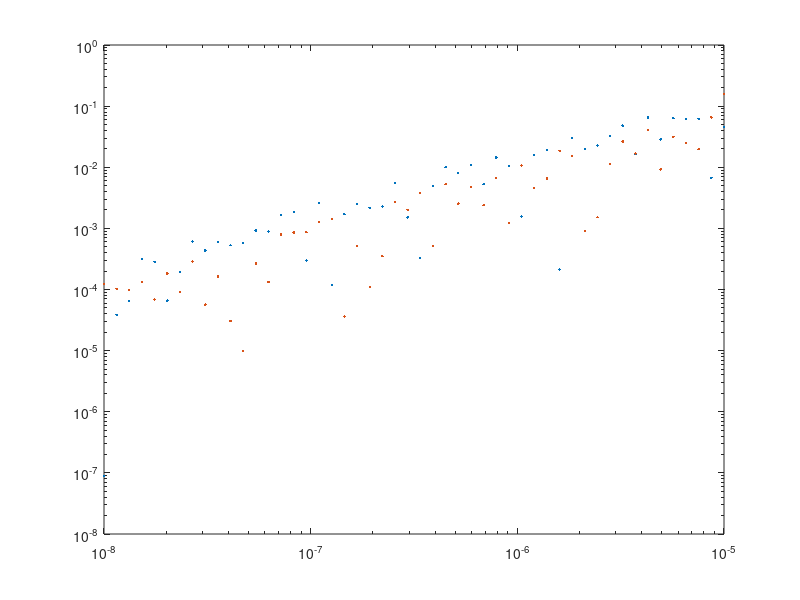

MATLAB code for this plot: (Note: this script raises an error after producing the figure.)
%% Réinitialisation de l'espace de travail
clear;clc;close all;

%% Initialisation des variables
% position observée dans l'espace
x = 1e-5;
y = 0;
z = 0;
t = 1e-3;

% spot laser
position_laser = [0 0];
v = 1;

% parametres du Ti6Al4V 
T_0 = 300 ;
m = 1.18e-3 ;
f_p = 1.0 ;
f_d = 2.0 ;
r_b = 0.05e-3 ;
eta = 0.60 ;
P = 60 ;
rho = 4200 ;
C_0 = 260 ;
alpha = 8.06e-6 ;

h = r_b * 0.08 * ((eta*P*r_b/v)/(pi*r_b^2 * sqrt(alpha*r_b/v)) * 1/(rho*830*1878))^1.4;

% pas de temps de la solution overkill
dt_int_overkill = 1e-10;

% pas de temps testés
vec_dt_int = [dt_int_overkill, logspace(-8, -5, 50)];

meth_trapz = NaN(length(vec_dt_int)-1, 1);
meth_rect = NaN(length(vec_dt_int)-1, 1);

%% Calcul de la température pour chaque dt_int de vec_dt_int
for i=1:length(vec_dt_int) %pour chaque pas de temps à tester
    % creation du vecteur temps
    dt_int = vec_dt_int(i);
    vec_t_int = 0:dt_int:t;
    
    % calcul de la position du laser et du champ de distance au laser
    distance_carre_au_laser = (position_laser(:, 1) - x).^2 + (position_laser(:, 2) - y).^2 ;
    % variables intermédiaires    
    t_p = t - vec_t_int' ; % t'' defini dans le papier
    tau_p = (4*f_p*alpha*t_p + r_b^2).*sqrt(4*f_d*alpha*t_p + h^2) ; % tau''
    
    % calcul de la fonction à integrer (en fonction de t_p)
    val_fct_integrale = (2*f_p*eta*P*sqrt(f_d))./(rho*C_0*pi*sqrt(pi)*tau_p) .* ...
            exp(-(f_p*distance_carre_au_laser)./(4*f_p*alpha*t_p + r_b^2) - (f_d*z^2)./(4*f_d*alpha*t_p + h^2));
    
    % fonction à integrer = energie apportée par un flash en fonction de à quel point il est vieux
    %plot(t_p, val_fct_integrale) 
    
    if i == 1 % cas de la solution overkill
        sol_overkill = trapz(flip(t_p), val_fct_integrale);
        T_overkill = 1/m*(-1+sqrt(2*m*sol_overkill + (1+m*T_0)^2));
        disp("Solution overkill calculée")
    else % autres solutions
        meth_rect(i-1) = sum(val_fct_integrale) * dt_int;
        meth_trapz(i-1) = trapz(flip(t_p), val_fct_integrale);
    end 
end

% Calcul de la température (eq 10)
T_trapz = 1/m*(-1+sqrt(2*m*meth_trapz + (1+m*T_0)^2));
e_trapz = abs(T_trapz - T_overkill)/T_overkill;
T_rect = 1/m*(-1+sqrt(2*m*meth_rect + (1+m*T_0)^2));
e_rect = abs(T_rect - T_overkill)/T_overkill;


%% Affichage
loglog(vec_dt_int(2:end), e_trapz, ".")
hold on
loglog(vec_dt_int(2:end), e_rect, ".")

yline(0.05, '--')
xlabel("\delta t")
legend("Trapèzes", "Rectangles")
ylabel("erreur relative sur T")
